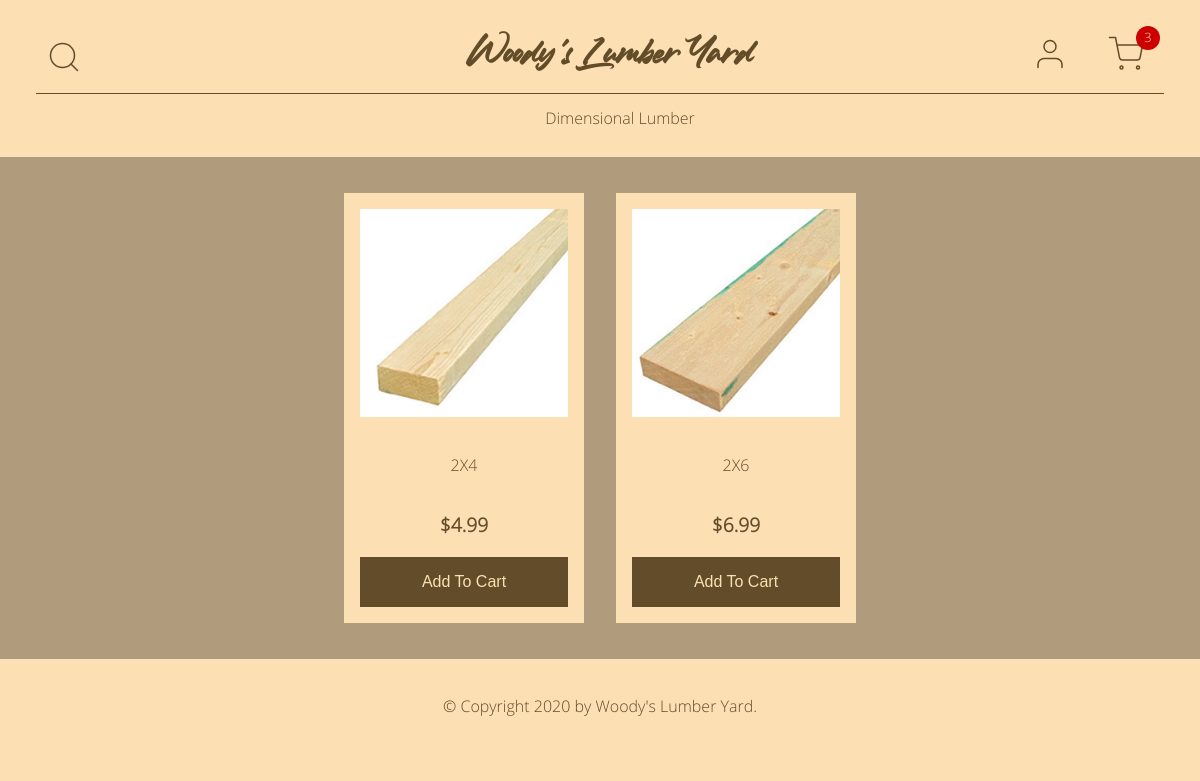
The app's page / (signed in) with its own data.
### online_store/models.py (models this page shows, shortened)
class Cart(db.Model):
    id = db.Column(db.Integer, primary_key=True)
    products = db.relationship("Product", secondary="product_cart_link")
    quantity = db.Column(db.Integer, default=0, nullable=False)
    subtotal = db.Column(db.Numeric(scale=2), default=0, nullable=False)
    user_id = db.Column(db.Integer, db.ForeignKey("user.id"))

class Category(db.Model):
    id = db.Column(db.Integer, primary_key=True)
    name = db.Column(db.String(20), nullable=False)
    link = db.Column(db.String(20), nullable=True)
    products = db.relationship("Product", backref="category", lazy=True)
    date_created = db.Column(db.DateTime, default=datetime.utcnow)
    created_by_id = db.Column(db.Integer, db.ForeignKey("user.id"))

class Product(db.Model):
    id = db.Column(db.Integer, primary_key=True)
    name = db.Column(db.String(100), nullable=False)
    category_id = db.Column(db.Integer, db.ForeignKey("category.id"))
    price = db.Column(db.Numeric(scale=2), nullable=False)
    image = db.Column(db.String(40), nullable=False)
    quantity = db.Column(db.Integer, nullable=False)
    quantity_in_cart = db.Column(db.Integer, default=0, nullable=False)
    date_created = db.Column(db.DateTime, default=datetime.utcnow)
    created_by_id = db.Column(db.Integer, db.ForeignKey("user.id"))
    carts = db.relationship("Cart", secondary="product_cart_link")

### online_store/main/routes.py (the view)
@main.route("/home")
@main.route("/", methods=["GET", "POST"])
def home():
    categories = Category.query.all()
    cart = Cart.query.filter_by(user_id=current_user.id).first()
    if request.method == "POST":
        name = request.form["name"]
        products = Product.query.filter(Product.name.contains(name))
        search_message = name
        context = {
            "categories": categories,
            "search_message": search_message,
            "products": products,
            "cart": cart,
        }
    else:
        products = Product.query.order_by(Product.date_created).all()
        context = {
            "categories": categories,
            "products": products,
            "cart": cart,
        }
    return render_template("home.html", **context)

### online_store/models.py (called while the page is built)
@login_manager.user_loader
def load_user(user_id):
    return User.query.get(int(user_id))

### online_store/templates/home.html (shortened to what this page needs)
{% extends "base.html" %}
{% block head %}
{{ super() }}
{% endblock %}
{% block content %}
<div class="products">
  <div class="product-grid">
    {% for product in products %}
    <div class="product-item">
      <p>
        <a href="/products/{{ product.id }}">
          <img src="{{ url_for('static', filename='product-images/' + product.image) }}" alt="{{ product.name }}">
        </a>
      </p>
      <p class="name">
        <a href="/products/{{ product.id }}">{{ product.name }}</a>
      </p>
      <p class="price">${{ product.price }}</p>
      <button type="button" name="add-to-cart" onclick="addToCart({{ product.id }})">Add To Cart</button>
    </div>
    {% endfor %}
  </div>
  {% endblock %}

### online_store/templates/base.html (shortened to what this page needs)
<!DOCTYPE html>
<html lang="en">
<head>
  {% block head %}
  <link rel="stylesheet" type="text/css" href="{{ url_for('static', filename='css/main.css') }}">
  {% endblock %}
</head>
<body>
  <header>
    <div class="top-row">
      <div class="search">
        <img class="search-btn" src="/static/assets/search.svg" alt="Search Button">
      </div>
      {% if current_user.is_admin or current_user.is_employee %}
      <h1><a href="{{ url_for('admin.home') }}">Woody's Lumber Yard</a></h1>
      {% else %}
      <h1><a href="{{ url_for('main.home') }}">Woody's Lumber Yard</a></h1>
      {% endif %}
      <div class="user-icons">
        <a href="{{ url_for('users.account') }}">
          <img src="{{ url_for('static', filename='assets/user.svg') }}" alt="My Account">
        </a>
        <a href="{{ url_for('main.show_cart') }}">
          <img class="cart" src="{{ url_for('static', filename='assets/shopping-cart.svg') }}" alt="Shopping Cart">
          <div class="cart-total">{{ cart.quantity }}</div>
        </a>
      </div>
    </div>
    {% if categories %}
    <nav>
      <ul>
        {% for category in categories %}
        <li><a href="/category/{{ category.link }}">{{ category.name }}</a></li>
        {% endfor %}
      </ul>
    </nav>
    {% endif %}
  </header>
  <main>
    {% block content %}{% endblock %}
  </main>
  <footer>
    <p>&copy; Copyright 2020 by <a href="/">Woody's Lumber Yard</a>.</p>
  </footer>
</body>
</html>

### online_store/static/css/main.css (style rules this page uses)
body main button, body main .products .product-grid .product-item button, body main .products .product-grid .product-item .product-form input[type=submit], body main .product-detail .product-detail-text button, body main .categories .category-list .category-item button, body main .full-form input[type=submit], body footer button { -ms-appearance: none; -moz-appearance: none; -webkit-appearance: none; appearance: none; padding: 1rem 2rem; display: inline-block; border: none; margin: 0; text-decoration: none; background: #634C29; color: #FCDFB3; font-size: 1rem; cursor: pointer; text-align: center; transition: background 150ms ease-in-out, transform 50ms ease; }
* { box-sizing: border-box; }
body { background-color: #FCDFB3; color: #634C29; font-family: "Open-Sans", sans-serif; margin: 0; text-align: center; }
body header { background-color: #FCDFB3; padding: 36px; padding-bottom: 0; }
body header .top-row { display: flex; flex-direction: row; justify-content: center; align-items: center; justify-content: space-between; }
body header .top-row .search { display: flex; flex-direction: row; justify-content: center; align-items: center; flex-basis: 33%; justify-content: flex-start; margin: 0 10px; }
body header .top-row .search img { height: 36px; cursor: pointer; }
body header .top-row .user-icons { padding: 0; margin: 0; }
body header .top-row .user-icons .cart-total { display: block; position: absolute; color: #FCDFB3; background-color: #CC0000; font-size: 0.8rem; padding-top: 0.15rem; border-radius: 50%; height: 24px; width: 24px; top: 26px; right: 40px; }
body header .top-row .user-icons a { margin: 0 10px; text-decoration: none; }
body header .top-row .user-icons a img { height: 36px; }
body header h1 { flex-basis: 33%; font-family: "Ledgewood", sans-serif; margin: 0; text-align: center; justify-self: center; }
body header h1 a { color: #634C29; text-decoration: none; }
body header .user-icons { display: flex; flex-direction: row; justify-content: center; align-items: center; justify-content: flex-end; flex-basis: 33%; }
body header .user-icons img { margin: 0 10px; }
body header nav { margin: 0; }
body header nav ul { align-items: center; border-top: 1px solid #634C29; display: flex; flex-direction: row; height: 3rem; justify-content: space-around; }
body header nav ul li { display: flex; }
body header nav ul li a { color: #634C29; text-decoration: none; }
body main { background-color: #B09C7D; padding: 20px; }
body main button { width: 100%; }
body main .products { display: flex; flex-direction: row; justify-content: center; align-items: center; align-items: flex-start; justify-content: space-between; margin: auto; }
body main .products .product-grid { display: flex; flex-direction: row; justify-content: center; align-items: center; flex-wrap: wrap; margin: 0 auto; height: 100%; width: 100%; }
body main .products .product-grid .product-item { display: flex; flex-direction: column; justify-content: center; align-items: center; background-color: #FCDFB3; color: #634C29; padding: 0 1rem; margin: 1rem; width: 240px; }
body main .products .product-grid .product-item a { color: #634C29; text-decoration: none; }
body main .products .product-grid .product-item a img { width: 100%; }
body main .products .product-grid .product-item .price { font-size: 1.2rem; font-weight: 900; }
body main .products .product-grid .product-item button { margin-bottom: 1rem; width: 100%; }
body footer { background-color: #FCDFB3; padding: 20px; }
body footer p a { color: #634C29; text-decoration: none; }

### records on screen
Cart: quantity "3"
Category: name "Dimensional Lumber"
Product: image (picture), name "2X4", price "4.99"
Product: image (picture), name "2X6", price "6.99"
